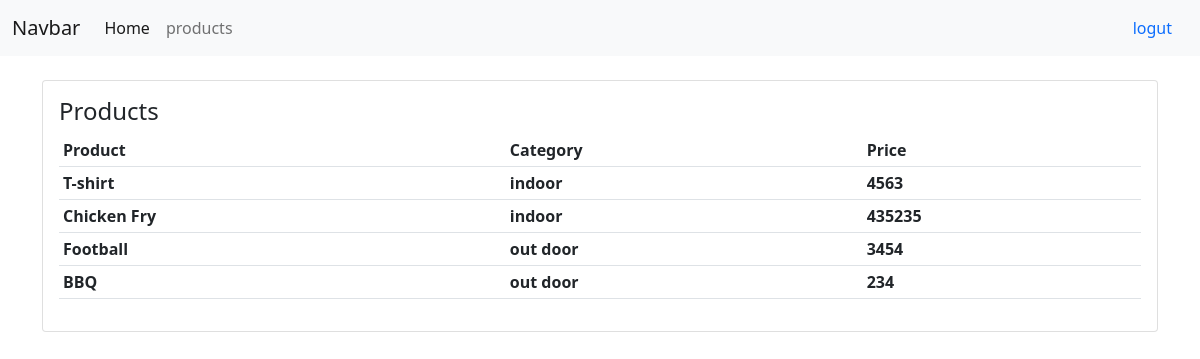
Screenshot of /products/ (signed in) with the database file from the repository.
### accounts/models.py (models this page shows, shortened)
class Product(models.Model):
    CATEGORY=(
        ('indoor','indoor'),
        ('out door','out door')
    )
    Name=models.CharField(max_length=200,null=True)
    price=models.IntegerField(default=None)
    category=models.CharField(max_length=200,null=True, choices=CATEGORY)
    description=models.CharField(max_length=200,null=True)
    Date_Created=models.DateTimeField(auto_now_add=True,null=True)
    tags=models.ManyToManyField(Tag)

### accounts/decorators.py (the view)
        def wrapper_func(request,*args, **kwargs):
            group=None
            if request.user.groups.exists():
                group=request.user.groups.all()[0].name
            if group in allowed_roles:
                return view_func(request,*args, **kwargs)
            else:
                return HttpResponse('404 page not found')

### accounts/views.py (called while the page is built)
@login_required(login_url='login')
@allowed_users(allowed_roles=['admin'])
def products(request):
    products=Product.objects.all()
    return render(request,'product.html',{'products':products})

### template/product.html
{% extends "base.html" %}
{% block body %}
  <div class="container my-4 ">
    <div class="card card-sm py-3 px-3">
      <h4>Products</h4>
      <table class="table table-sm">
        <tr>
          <th>Product</th>
          <th>Category</th>
          <th>Price</th>
        </tr>
        {% for items in products %}
          <tr>
            <th>{{items.Name}}</th>
            <th>{{items.category}}</th>
            <th>{{items.price}}</th>
          </tr>
        {% endfor %}
      </table>
    </div>
  </div>
{% endblock body %}

### rows the page displays
Product: Name "T-shirt", category "indoor", price "4563"
Product: Name "Chicken Fry", category "indoor", price "435235"
Product: Name "Football", category "out door", price "3454"
Product: Name "BBQ", category "out door", price "234"
